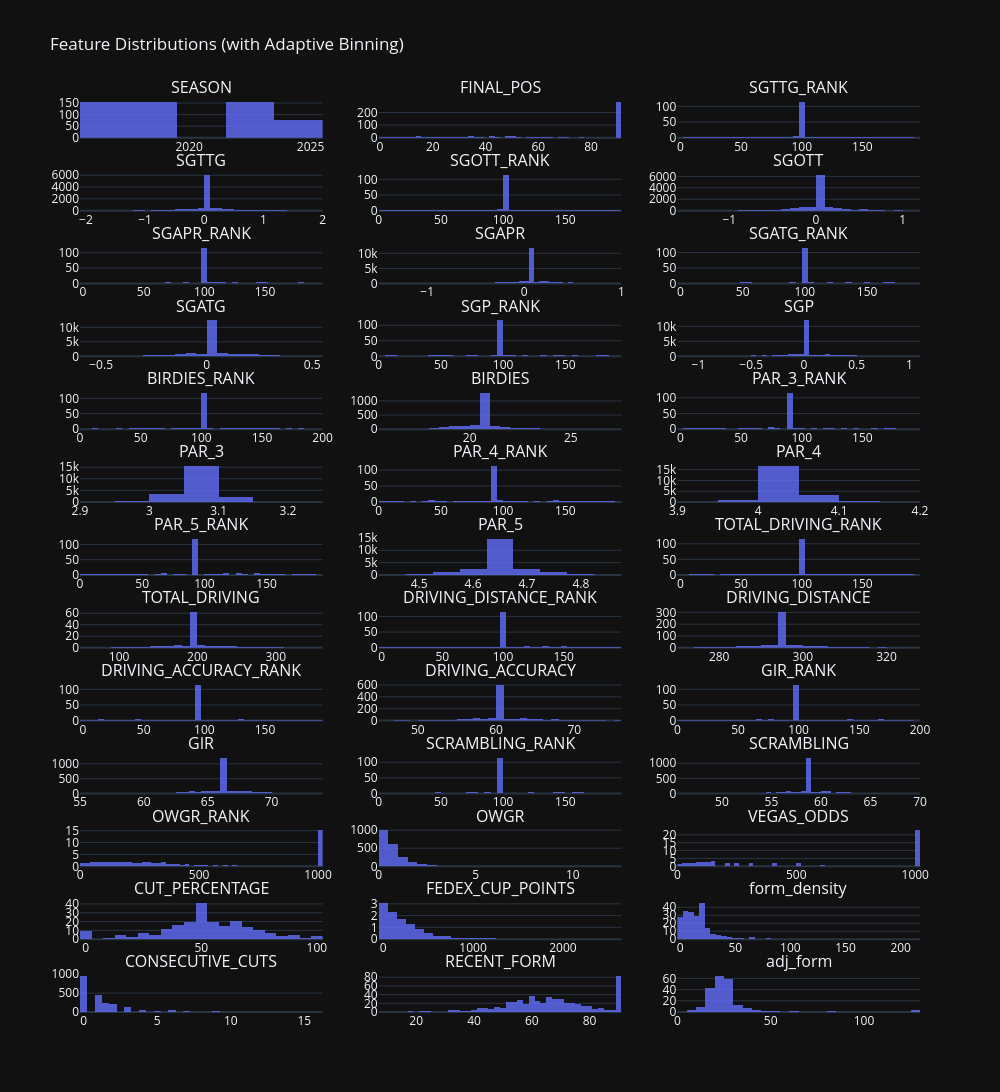

This figure's notebook cell:
### Markdown cell above
### Check Features for Outliers and General Health (Histograms)
Now that all the data is cleaned, let's look at the distribution graphs.

### Code cell
import plotly.express as px
import plotly.subplots as sp
import plotly.graph_objects as go
import pandas as pd
import numpy as np

# Select numeric columns with >1 unique value, excluding label
df_numeric = training_df.select_dtypes(include=np.number)
df_numeric = df_numeric.loc[:, df_numeric.nunique() > 1]
df_numeric = df_numeric.drop(columns=["TOP_20"], errors="ignore")

# Create subplots
n_cols = 3
n_rows = int(np.ceil(len(df_numeric.columns) / n_cols))
fig = sp.make_subplots(rows=n_rows, cols=n_cols, subplot_titles=df_numeric.columns)

# Add one histogram per feature with smart binning
for i, column in enumerate(df_numeric.columns):
    row = i // n_cols + 1
    col = i % n_cols + 1

    # Compute dynamic bin count
    col_range = df_numeric[column].max() - df_numeric[column].min()
    n_unique = df_numeric[column].nunique()
    nbins = min(50, max(5, int(n_unique / 2))) if col_range < 10 else 50  # tighter for short-range

    fig.add_trace(
        go.Histogram(
            x=df_numeric[column],
            nbinsx=nbins,
            histnorm="density",
            marker=dict(color="#636EFA"),
            opacity=0.8
        ),
        row=row,
        col=col
    )

# Style the figure
fig.update_layout(
    height=300 * n_rows,
    width=1000,
    title_text="Feature Distributions (with Adaptive Binning)",
    template="plotly_dark",
    showlegend=False
)

fig.show()

### Figure 1 — Plotly figure (JSON) as saved in the notebook; plotly's stock layout.template omitted (floating-point values rounded to 4 significant figures; data arrays with more than 128 entries replaced by an {"elided": "..."} marker saying what was removed)
{"data": [{"histnorm": "density", "marker": {"color": "#636EFA"}, "nbinsx": 5, "opacity": 0.8, "type": "histogram", "x": {"elided": "1086 int values"}, "xaxis": "x", "yaxis": "y"}, {"histnorm": "density", "marker": {"color": "#636EFA"}, "nbinsx": 50, "opacity": 0.8, "type": "histogram", "x": {"elided": "1086 int values"}, "xaxis": "x2", "yaxis": "y2"}, {"histnorm": "density", "marker": {"color": "#636EFA"}, "nbinsx": 50, "opacity": 0.8, "type": "histogram", "x": {"elided": "1086 float values"}, "xaxis": "x3", "yaxis": "y3"}, {"histnorm": "density", "marker": {"color": "#636EFA"}, "nbinsx": 50, "opacity": 0.8, "type": "histogram", "x": {"elided": "1086 float values"}, "xaxis": "x4", "yaxis": "y4"}, {"histnorm": "density", "marker": {"color": "#636EFA"}, "nbinsx": 50, "opacity": 0.8, "type": "histogram", "x": {"elided": "1086 float values"}, "xaxis": "x5", "yaxis": "y5"}, {"histnorm": "density", "marker": {"color": "#636EFA"}, "nbinsx": 50, "opacity": 0.8, "type": "histogram", "x": {"elided": "1086 float values"}, "xaxis": "x6", "yaxis": "y6"}, {"histnorm": "density", "marker": {"color": "#636EFA"}, "nbinsx": 50, "opacity": 0.8, "type": "histogram", "x": {"elided": "1086 float values"}, "xaxis": "x7", "yaxis": "y7"}, {"histnorm": "density", "marker": {"color": "#636EFA"}, "nbinsx": 50, "opacity": 0.8, "type": "histogram", "x": {"elided": "1086 float values"}, "xaxis": "x8", "yaxis": "y8"}, {"histnorm": "density", "marker": {"color": "#636EFA"}, "nbinsx": 50, "opacity": 0.8, "type": "histogram", "x": {"elided": "1086 float values"}, "xaxis": "x9", "yaxis": "y9"}, {"histnorm": "density", "marker": {"color": "#636EFA"}, "nbinsx": 50, "opacity": 0.8, "type": "histogram", "x": {"elided": "1086 float values"}, "xaxis": "x10", "yaxis": "y10"}, {"histnorm": "density", "marker": {"color": "#636EFA"}, "nbinsx": 50, "opacity": 0.8, "type": "histogram", "x": {"elided": "1086 float values"}, "xaxis": "x11", "yaxis": "y11"}, {"histnorm": "density", "marker": {"color": "#636EFA"}, "nbinsx": 50, "opacity": 0.8, "type": "histogram", "x": {"elided": "1086 float values"}, "xaxis": "x12", "yaxis": "y12"}, {"histnorm": "density", "marker": {"color": "#636EFA"}, "nbinsx": 50, "opacity": 0.8, "type": "histogram", "x": {"elided": "1086 float values"}, "xaxis": "x13", "yaxis": "y13"}, {"histnorm": "density", "marker": {"color": "#636EFA"}, "nbinsx": 50, "opacity": 0.8, "type": "histogram", "x": {"elided": "1086 float values"}, "xaxis": "x14", "yaxis": "y14"}, {"histnorm": "density", "marker": {"color": "#636EFA"}, "nbinsx": 50, "opacity": 0.8, "type": "histogram", "x": {"elided": "1086 float values"}, "xaxis": "x15", "yaxis": "y15"}, {"histnorm": "density", "marker": {"color": "#636EFA"}, "nbinsx": 13, "opacity": 0.8, "type": "histogram", "x": {"elided": "1086 float values"}, "xaxis": "x16", "yaxis": "y16"}, {"histnorm": "density", "marker": {"color": "#636EFA"}, "nbinsx": 50, "opacity": 0.8, "type": "histogram", "x": {"elided": "1086 float values"}, "xaxis": "x17", "yaxis": "y17"}, {"histnorm": "density", "marker": {"color": "#636EFA"}, "nbinsx": 11, "opacity": 0.8, "type": "histogram", "x": {"elided": "1086 float values"}, "xaxis": "x18", "yaxis": "y18"}, {"histnorm": "density", "marker": {"color": "#636EFA"}, "nbinsx": 50, "opacity": 0.8, "type": "histogram", "x": {"elided": "1086 float values"}, "xaxis": "x19", "yaxis": "y19"}, {"histnorm": "density", "marker": {"color": "#636EFA"}, "nbinsx": 20, "opacity": 0.8, "type": "histogram", "x": {"elided": "1086 float values"}, "xaxis": "x20", "yaxis": "y20"}, {"histnorm": "density", "marker": {"color": "#636EFA"}, "nbinsx": 50, "opacity": 0.8, "type": "histogram", "x": {"elided": "1086 float values"}, "xaxis": "x21", "yaxis": "y21"}, {"histnorm": "density", "marker": {"color": "#636EFA"}, "nbinsx": 50, "opacity": 0.8, "type": "histogram", "x": {"elided": "1086 float values"}, "xaxis": "x22", "yaxis": "y22"}, {"histnorm": "density", "marker": {"color": "#636EFA"}, "nbinsx": 50, "opacity": 0.8, "type": "histogram", "x": {"elided": "1086 float values"}, "xaxis": "x23", "yaxis": "y23"}, {"histnorm": "density", "marker": {"color": "#636EFA"}, "nbinsx": 50, "opacity": 0.8, "type": "histogram", "x": {"elided": "1086 float values"}, "xaxis": "x24", "yaxis": "y24"}, {"histnorm": "density", "marker": {"color": "#636EFA"}, "nbinsx": 50, "opacity": 0.8, "type": "histogram", "x": {"elided": "1086 float values"}, "xaxis": "x25", "yaxis": "y25"}, {"histnorm": "density", "marker": {"color": "#636EFA"}, "nbinsx": 50, "opacity": 0.8, "type": "histogram", "x": {"elided": "1086 float values"}, "xaxis": "x26", "yaxis": "y26"}, {"histnorm": "density", "marker": {"color": "#636EFA"}, "nbinsx": 50, "opacity": 0.8, "type": "histogram", "x": {"elided": "1086 float values"}, "xaxis": "x27", "yaxis": "y27"}, {"histnorm": "density", "marker": {"color": "#636EFA"}, "nbinsx": 50, "opacity": 0.8, "type": "histogram", "x": {"elided": "1086 float values"}, "xaxis": "x28", "yaxis": "y28"}, {"histnorm": "density", "marker": {"color": "#636EFA"}, "nbinsx": 50, "opacity": 0.8, "type": "histogram", "x": {"elided": "1086 float values"}, "xaxis": "x29", "yaxis": "y29"}, {"histnorm": "density", "marker": {"color": "#636EFA"}, "nbinsx": 50, "opacity": 0.8, "type": "histogram", "x": {"elided": "1086 float values"}, "xaxis": "x30", "yaxis": "y30"}, {"histnorm": "density", "marker": {"color": "#636EFA"}, "nbinsx": 50, "opacity": 0.8, "type": "histogram", "x": {"elided": "1086 float values"}, "xaxis": "x31", "yaxis": "y31"}, {"histnorm": "density", "marker": {"color": "#636EFA"}, "nbinsx": 50, "opacity": 0.8, "type": "histogram", "x": {"elided": "1086 float values"}, "xaxis": "x32", "yaxis": "y32"}, {"histnorm": "density", "marker": {"color": "#636EFA"}, "nbinsx": 50, "opacity": 0.8, "type": "histogram", "x": {"elided": "1086 float values"}, "xaxis": "x33", "yaxis": "y33"}, {"histnorm": "density", "marker": {"color": "#636EFA"}, "nbinsx": 50, "opacity": 0.8, "type": "histogram", "x": {"elided": "1086 float values"}, "xaxis": "x34", "yaxis": "y34"}, {"histnorm": "density", "marker": {"color": "#636EFA"}, "nbinsx": 50, "opacity": 0.8, "type": "histogram", "x": {"elided": "1086 float values"}, "xaxis": "x35", "yaxis": "y35"}, {"histnorm": "density", "marker": {"color": "#636EFA"}, "nbinsx": 50, "opacity": 0.8, "type": "histogram", "x": {"elided": "1086 float values"}, "xaxis": "x36", "yaxis": "y36"}, {"histnorm": "density", "marker": {"color": "#636EFA"}, "nbinsx": 50, "opacity": 0.8, "type": "histogram", "x": {"elided": "1086 float values"}, "xaxis": "x37", "yaxis": "y37"}, {"histnorm": "density", "marker": {"color": "#636EFA"}, "nbinsx": 50, "opacity": 0.8, "type": "histogram", "x": {"elided": "1086 float values"}, "xaxis": "x38", "yaxis": "y38"}, {"histnorm": "density", "marker": {"color": "#636EFA"}, "nbinsx": 50, "opacity": 0.8, "type": "histogram", "x": {"elided": "1086 float values"}, "xaxis": "x39", "yaxis": "y39"}], "layout": {"annotations": [{"font": {"size": 16}, "showarrow": false, "text": "SEASON", "x": 0.1444, "xanchor": "center", "xref": "paper", "y": 1, "yanchor": "bottom", "yref": "paper"}, {"font": {"size": 16}, "showarrow": false, "text": "FINAL_POS", "x": 0.5, "xanchor": "center", "xref": "paper", "y": 1, "yanchor": "bottom", "yref": "paper"}, {"font": {"size": 16}, "showarrow": false, "text": "SGTTG_RANK", "x": 0.8556, "xanchor": "center", "xref": "paper", "y": 1, "yanchor": "bottom", "yref": "paper"}, {"font": {"size": 16}, "showarrow": false, "text": "SGTTG", "x": 0.1444, "xanchor": "center", "xref": "paper", "y": 0.9201, "yanchor": "bottom", "yref": "paper"}, {"font": {"size": 16}, "showarrow": false, "text": "SGOTT_RANK", "x": 0.5, "xanchor": "center", "xref": "paper", "y": 0.9201, "yanchor": "bottom", "yref": "paper"}, {"font": {"size": 16}, "showarrow": false, "text": "SGOTT", "x": 0.8556, "xanchor": "center", "xref": "paper", "y": 0.9201, "yanchor": "bottom", "yref": "paper"}, {"font": {"size": 16}, "showarrow": false, "text": "SGAPR_RANK", "x": 0.1444, "xanchor": "center", "xref": "paper", "y": 0.8402, "yanchor": "bottom", "yref": "paper"}, {"font": {"size": 16}, "showarrow": false, "text": "SGAPR", "x": 0.5, "xanchor": "center", "xref": "paper", "y": 0.8402, "yanchor": "bottom", "yref": "paper"}, {"font": {"size": 16}, "showarrow": false, "text": "SGATG_RANK", "x": 0.8556, "xanchor": "center", "xref": "paper", "y": 0.8402, "yanchor": "bottom", "yref": "paper"}, {"font": {"size": 16}, "showarrow": false, "text": "SGATG", "x": 0.1444, "xanchor": "center", "xref": "paper", "y": 0.7604, "yanchor": "bottom", "yref": "paper"}, {"font": {"size": 16}, "showarrow": false, "text": "SGP_RANK", "x": 0.5, "xanchor": "center", "xref": "paper", "y": 0.7604, "yanchor": "bottom", "yref": "paper"}, {"font": {"size": 16}, "showarrow": false, "text": "SGP", "x": 0.8556, "xanchor": "center", "xref": "paper", "y": 0.7604, "yanchor": "bottom", "yref": "paper"}, {"font": {"size": 16}, "showarrow": false, "text": "BIRDIES_RANK", "x": 0.1444, "xanchor": "center", "xref": "paper", "y": 0.6805, "yanchor": "bottom", "yref": "paper"}, {"font": {"size": 16}, "showarrow": false, "text": "BIRDIES", "x": 0.5, "xanchor": "center", "xref": "paper", "y": 0.6805, "yanchor": "bottom", "yref": "paper"}, {"font": {"size": 16}, "showarrow": false, "text": "PAR_3_RANK", "x": 0.8556, "xanchor": "center", "xref": "paper", "y": 0.6805, "yanchor": "bottom", "yref": "paper"}, {"font": {"size": 16}, "showarrow": false, "text": "PAR_3", "x": 0.1444, "xanchor": "center", "xref": "paper", "y": 0.6006, "yanchor": "bottom", "yref": "paper"}, {"font": {"size": 16}, "showarrow": false, "text": "PAR_4_RANK", "x": 0.5, "xanchor": "center", "xref": "paper", "y": 0.6006, "yanchor": "bottom", "yref": "paper"}, {"font": {"size": 16}, "showarrow": false, "text": "PAR_4", "x": 0.8556, "xanchor": "center", "xref": "paper", "y": 0.6006, "yanchor": "bottom", "yref": "paper"}, {"font": {"size": 16}, "showarrow": false, "text": "PAR_5_RANK", "x": 0.1444, "xanchor": "center", "xref": "paper", "y": 0.5207, "yanchor": "bottom", "yref": "paper"}, {"font": {"size": 16}, "showarrow": false, "text": "PAR_5", "x": 0.5, "xanchor": "center", "xref": "paper", "y": 0.5207, "yanchor": "bottom", "yref": "paper"}, {"font": {"size": 16}, "showarrow": false, "text": "TOTAL_DRIVING_RANK", "x": 0.8556, "xanchor": "center", "xref": "paper", "y": 0.5207, "yanchor": "bottom", "yref": "paper"}, {"font": {"size": 16}, "showarrow": false, "text": "TOTAL_DRIVING", "x": 0.1444, "xanchor": "center", "xref": "paper", "y": 0.4408, "yanchor": "bottom", "yref": "paper"}, {"font": {"size": 16}, "showarrow": false, "text": "DRIVING_DISTANCE_RANK", "x": 0.5, "xanchor": "center", "xref": "paper", "y": 0.4408, "yanchor": "bottom", "yref": "paper"}, {"font": {"size": 16}, "showarrow": false, "text": "DRIVING_DISTANCE", "x": 0.8556, "xanchor": "center", "xref": "paper", "y": 0.4408, "yanchor": "bottom", "yref": "paper"}, {"font": {"size": 16}, "showarrow": false, "text": "DRIVING_ACCURACY_RANK", "x": 0.1444, "xanchor": "center", "xref": "paper", "y": 0.3609, "yanchor": "bottom", "yref": "paper"}, {"font": {"size": 16}, "showarrow": false, "text": "DRIVING_ACCURACY", "x": 0.5, "xanchor": "center", "xref": "paper", "y": 0.3609, "yanchor": "bottom", "yref": "paper"}, {"font": {"size": 16}, "showarrow": false, "text": "GIR_RANK", "x": 0.8556, "xanchor": "center", "xref": "paper", "y": 0.3609, "yanchor": "bottom", "yref": "paper"}, {"font": {"size": 16}, "showarrow": false, "text": "GIR", "x": 0.1444, "xanchor": "center", "xref": "paper", "y": 0.2811, "yanchor": "bottom", "yref": "paper"}, {"font": {"size": 16}, "showarrow": false, "text": "SCRAMBLING_RANK", "x": 0.5, "xanchor": "center", "xref": "paper", "y": 0.2811, "yanchor": "bottom", "yref": "paper"}, {"font": {"size": 16}, "showarrow": false, "text": "SCRAMBLING", "x": 0.8556, "xanchor": "center", "xref": "paper", "y": 0.2811, "yanchor": "bottom", "yref": "paper"}, {"font": {"size": 16}, "showarrow": false, "text": "OWGR_RANK", "x": 0.1444, "xanchor": "center", "xref": "paper", "y": 0.2012, "yanchor": "bottom", "yref": "paper"}, {"font": {"size": 16}, "showarrow": false, "text": "OWGR", "x": 0.5, "xanchor": "center", "xref": "paper", "y": 0.2012, "yanchor": "bottom", "yref": "paper"}, {"font": {"size": 16}, "showarrow": false, "text": "VEGAS_ODDS", "x": 0.8556, "xanchor": "center", "xref": "paper", "y": 0.2012, "yanchor": "bottom", "yref": "paper"}, {"font": {"size": 16}, "showarrow": false, "text": "CUT_PERCENTAGE", "x": 0.1444, "xanchor": "center", "xref": "paper", "y": 0.1213, "yanchor": "bottom", "yref": "paper"}, {"font": {"size": 16}, "showarrow": false, "text": "FEDEX_CUP_POINTS", "x": 0.5, "xanchor": "center", "xref": "paper", "y": 0.1213, "yanchor": "bottom", "yref": "paper"}, {"font": {"size": 16}, "showarrow": false, "text": "form_density", "x": 0.8556, "xanchor": "center", "xref": "paper", "y": 0.1213, "yanchor": "bottom", "yref": "paper"}, {"font": {"size": 16}, "showarrow": false, "text": "CONSECUTIVE_CUTS", "x": 0.1444, "xanchor": "center", "xref": "paper", "y": 0.04142, "yanchor": "bottom", "yref": "paper"}, {"font": {"size": 16}, "showarrow": false, "text": "RECENT_FORM", "x": 0.5, "xanchor": "center", "xref": "paper", "y": 0.04142, "yanchor": "bottom", "yref": "paper"}, {"font": {"size": 16}, "showarrow": false, "text": "adj_form", "x": 0.8556, "xanchor": "center", "xref": "paper", "y": 0.04142, "yanchor": "bottom", "yref": "paper"}], "height": 3900, "showlegend": false, "title": {"text": "Feature Distributions (with Adaptive Binning)"}, "width": 1000, "xaxis": {"anchor": "y", "domain": [0, 0.2889]}, "xaxis10": {"anchor": "y10", "domain": [0, 0.2889]}, "xaxis11": {"anchor": "y11", "domain": [0.3556, 0.6444]}, "xaxis12": {"anchor": "y12", "domain": [0.7111, 1]}, "xaxis13": {"anchor": "y13", "domain": [0, 0.2889]}, "xaxis14": {"anchor": "y14", "domain": [0.3556, 0.6444]}, "xaxis15": {"anchor": "y15", "domain": [0.7111, 1]}, "xaxis16": {"anchor": "y16", "domain": [0, 0.2889]}, "xaxis17": {"anchor": "y17", "domain": [0.3556, 0.6444]}, "xaxis18": {"anchor": "y18", "domain": [0.7111, 1]}, "xaxis19": {"anchor": "y19", "domain": [0, 0.2889]}, "xaxis2": {"anchor": "y2", "domain": [0.3556, 0.6444]}, "xaxis20": {"anchor": "y20", "domain": [0.3556, 0.6444]}, "xaxis21": {"anchor": "y21", "domain": [0.7111, 1]}, "xaxis22": {"anchor": "y22", "domain": [0, 0.2889]}, "xaxis23": {"anchor": "y23", "domain": [0.3556, 0.6444]}, "xaxis24": {"anchor": "y24", "domain": [0.7111, 1]}, "xaxis25": {"anchor": "y25", "domain": [0, 0.2889]}, "xaxis26": {"anchor": "y26", "domain": [0.3556, 0.6444]}, "xaxis27": {"anchor": "y27", "domain": [0.7111, 1]}, "xaxis28": {"anchor": "y28", "domain": [0, 0.2889]}, "xaxis29": {"anchor": "y29", "domain": [0.3556, 0.6444]}, "xaxis3": {"anchor": "y3", "domain": [0.7111, 1]}, "xaxis30": {"anchor": "y30", "domain": [0.7111, 1]}, "xaxis31": {"anchor": "y31", "domain": [0, 0.2889]}, "xaxis32": {"anchor": "y32", "domain": [0.3556, 0.6444]}, "xaxis33": {"anchor": "y33", "domain": [0.7111, 1]}, "xaxis34": {"anchor": "y34", "domain": [0, 0.2889]}, "xaxis35": {"anchor": "y35", "domain": [0.3556, 0.6444]}, "xaxis36": {"anchor": "y36", "domain": [0.7111, 1]}, "xaxis37": {"anchor": "y37", "domain": [0, 0.2889]}, "xaxis38": {"anchor": "y38", "domain": [0.3556, 0.6444]}, "xaxis39": {"anchor": "y39", "domain": [0.7111, 1]}, "xaxis4": {"anchor": "y4", "domain": [0, 0.2889]}, "xaxis5": {"anchor": "y5", "domain": [0.3556, 0.6444]}, "xaxis6": {"anchor": "y6", "domain": [0.7111, 1]}, "xaxis7": {"anchor": "y7", "domain": [0, 0.2889]}, "xaxis8": {"anchor": "y8", "domain": [0.3556, 0.6444]}, "xaxis9": {"anchor": "y9", "domain": [0.7111, 1]}, "yaxis": {"anchor": "x", "domain": [0.9586, 1]}, "yaxis10": {"anchor": "x10", "domain": [0.7189, 0.7604]}, "yaxis11": {"anchor": "x11", "domain": [0.7189, 0.7604]}, "yaxis12": {"anchor": "x12", "domain": [0.7189, 0.7604]}, "yaxis13": {"anchor": "x13", "domain": [0.6391, 0.6805]}, "yaxis14": {"anchor": "x14", "domain": [0.6391, 0.6805]}, "yaxis15": {"anchor": "x15", "domain": [0.6391, 0.6805]}, "yaxis16": {"anchor": "x16", "domain": [0.5592, 0.6006]}, "yaxis17": {"anchor": "x17", "domain": [0.5592, 0.6006]}, "yaxis18": {"anchor": "x18", "domain": [0.5592, 0.6006]}, "yaxis19": {"anchor": "x19", "domain": [0.4793, 0.5207]}, "yaxis2": {"anchor": "x2", "domain": [0.9586, 1]}, "yaxis20": {"anchor": "x20", "domain": [0.4793, 0.5207]}, "yaxis21": {"anchor": "x21", "domain": [0.4793, 0.5207]}, "yaxis22": {"anchor": "x22", "domain": [0.3994, 0.4408]}, "yaxis23": {"anchor": "x23", "domain": [0.3994, 0.4408]}, "yaxis24": {"anchor": "x24", "domain": [0.3994, 0.4408]}, "yaxis25": {"anchor": "x25", "domain": [0.3195, 0.3609]}, "yaxis26": {"anchor": "x26", "domain": [0.3195, 0.3609]}, "yaxis27": {"anchor": "x27", "domain": [0.3195, 0.3609]}, "yaxis28": {"anchor": "x28", "domain": [0.2396, 0.2811]}, "yaxis29": {"anchor": "x29", "domain": [0.2396, 0.2811]}, "yaxis3": {"anchor": "x3", "domain": [0.9586, 1]}, "yaxis30": {"anchor": "x30", "domain": [0.2396, 0.2811]}, "yaxis31": {"anchor": "x31", "domain": [0.1598, 0.2012]}, "yaxis32": {"anchor": "x32", "domain": [0.1598, 0.2012]}, "yaxis33": {"anchor": "x33", "domain": [0.1598, 0.2012]}, "yaxis34": {"anchor": "x34", "domain": [0.07988, 0.1213]}, "yaxis35": {"anchor": "x35", "domain": [0.07988, 0.1213]}, "yaxis36": {"anchor": "x36", "domain": [0.07988, 0.1213]}, "yaxis37": {"anchor": "x37", "domain": [0, 0.04142]}, "yaxis38": {"anchor": "x38", "domain": [0, 0.04142]}, "yaxis39": {"anchor": "x39", "domain": [0, 0.04142]}, "yaxis4": {"anchor": "x4", "domain": [0.8787, 0.9201]}, "yaxis5": {"anchor": "x5", "domain": [0.8787, 0.9201]}, "yaxis6": {"anchor": "x6", "domain": [0.8787, 0.9201]}, "yaxis7": {"anchor": "x7", "domain": [0.7988, 0.8402]}, "yaxis8": {"anchor": "x8", "domain": [0.7988, 0.8402]}, "yaxis9": {"anchor": "x9", "domain": [0.7988, 0.8402]}}}
